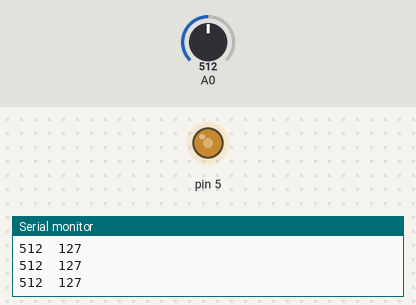
A sketch run on a simulated Arduino Uno, built with avr-gcc and run on an emulated ATmega328P. On the bench: output pins drawn as LEDs (lit = HIGH), the last lines printed to the serial monitor. The test bench sets the inputs (shaded band); at power-on: A0 = 512.

Above: at 1.2 s.
1.3 s: A0 set to 716
At 2.3 s:
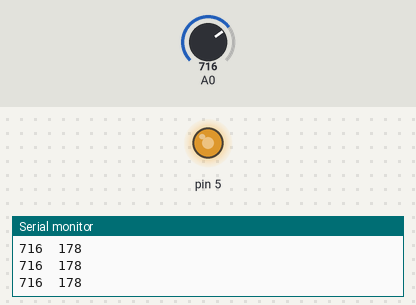
2.8 s: A0 set to 408
At 3.6 s:
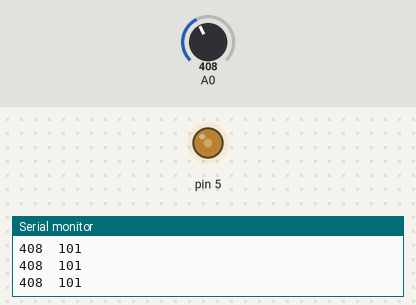
4.3 s: A0 set to 384
At 4.8 s:
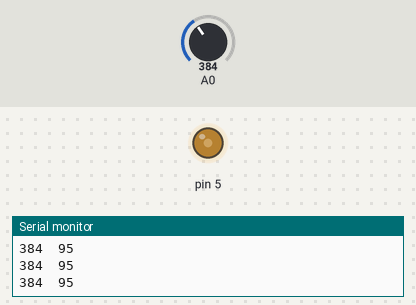
5.8 s: A0 set to 122
At 7.0 s:
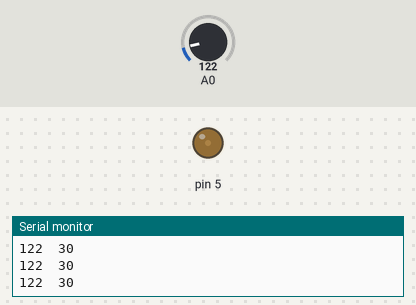
7.3 s: A0 set to 6
At 8.1 s:
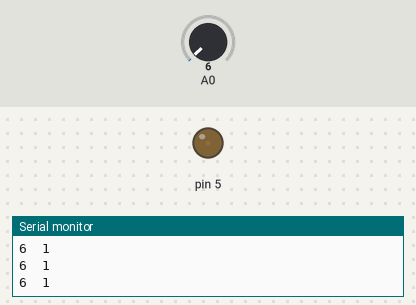
8.8 s: A0 set to 3
At 9.1 s:
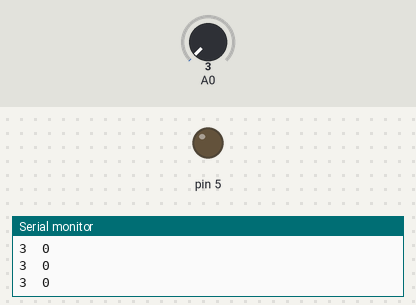
Timing chart, 0 to 11.3 s (numbered marks = the images above; inputs shaded):
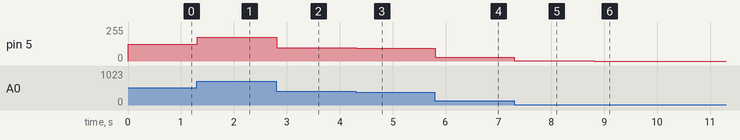

Measured:
- after the input at 1.3 s, pin 5: 127/255 → 178/255 at once
- after the input at 2.8 s, pin 5: 178/255 → 101/255 at once
- after the input at 4.3 s, pin 5: 101/255 → 95/255 at once
- after the input at 5.8 s, pin 5: 95/255 → 30/255 at once
- after the input at 7.3 s, pin 5: 30/255 → 1/255 at once
- after the input at 8.8 s, pin 5: 1/255 → 0/255 at once

The sketch:

resistorMotorController.ino
```cpp
int a=0;
int c=0;

void setup() {
  // put your setup code here, to run once:
  pinMode(5,OUTPUT);
  Serial.begin(9600);
  analogReference(DEFAULT);

}

void loop() {
  // put your main code here, to run repeatedly:
  a=analogRead(0);
  c=map(a,0,1023,0,255);
  Serial.print(a);
  Serial.print("\t");
  Serial.println(c);
  analogWrite(5,c);
  delay(10);

}
```
